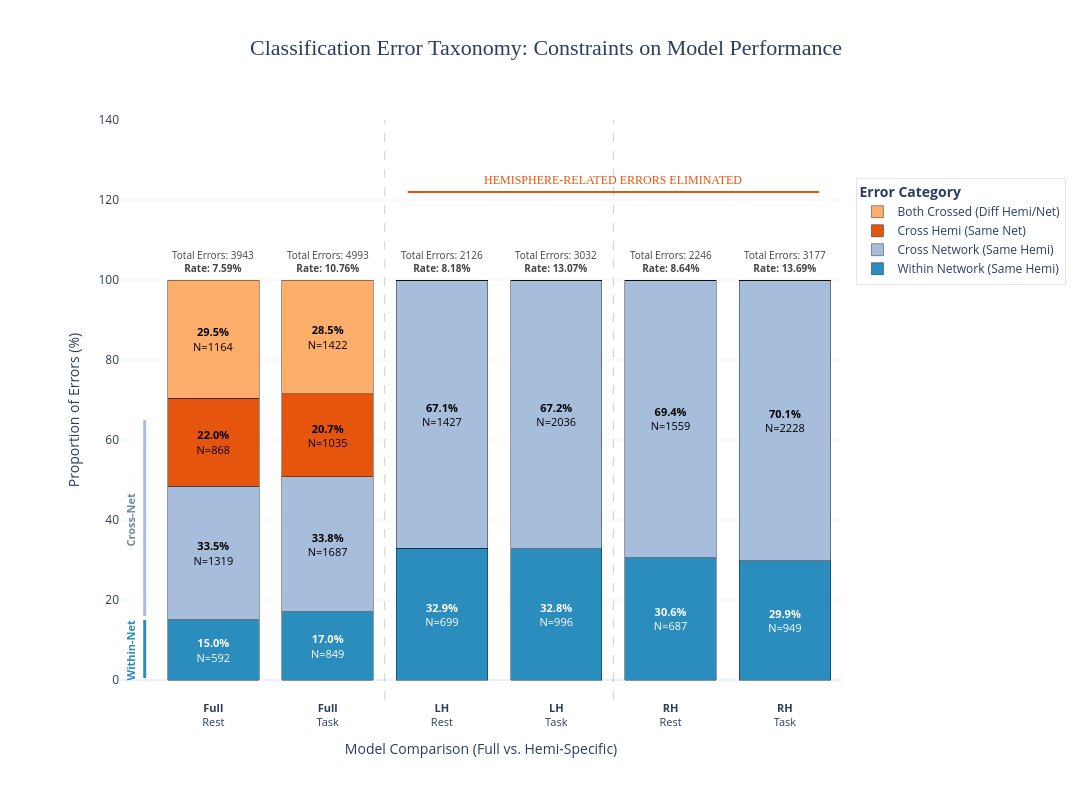

Notebook source saved alongside this figure:
### Code cell
import plotly.graph_objects as go
import numpy as np

def plot_error_taxonomy_publication(error_df):
    # 1. Prepare Data
    x_labels = [f"<b>{row['Model']}</b><br>{row['Data']}" for _, row in error_df.iterrows()]
    
    # Categories ordered for logical stacking (bottom to top)
    categories = [
        ('Within_Network', 'Within Network (Same Hemi)', '#2b8cbe'),  # Dark Blue
        ('Cross_Network', 'Cross Network (Same Hemi)', '#a6bddb'),   # Light Blue
        ('Cross_Hemi', 'Cross Hemi (Same Net)', '#e6550d'),         # Dark Orange
        ('Both_Crossed', 'Both Crossed (Diff Hemi/Net)', '#fdae6b')  # Light Orange
    ]

    fig = go.Figure()

    # 2. Add Stacked Bar Traces
    for col, label, color in categories:
        pcts = (error_df[col] / error_df['Total_Errors'] * 100)
        
        fig.add_trace(go.Bar(
            name=label,
            x=x_labels,
            y=pcts,
            marker_color=color,
            marker_line=dict(color='rgba(0,0,0,0.5)', width=0.8),
            # Precise labeling: % and raw N
            text=[f"<b>{p:.1f}%</b><br>N={int(c)}" if p > 6 else "" 
                  for p, c in zip(pcts, error_df[col])],
            textposition='inside',
            insidetextanchor='middle',
            textfont=dict(size=11, color='white' if 'Within_Network' in col else 'black'),
            hovertemplate="<b>%{x}</b><br>%{y:.1f}% of total errors<extra></extra>"
        ))

    # 3. Add Model Statistics above bars
    for i, (_, row) in enumerate(error_df.iterrows()):
        fig.add_annotation(
            x=x_labels[i], y=101,
            text=f"Total Errors: {int(row['Total_Errors'])}<br><b>Rate: {row['Error_Rate']:.2%}</b>",
            showarrow=False, font=dict(size=10, color="#444"), align="center", yshift=15
        )

    # 4. NETWORK-LEVEL ANNOTATIONS (LEFT BRACKET)
    # Highlight the distinction between within and cross network
    fig.add_shape(type="line", x0=-0.6, y0=0.5, x1=-0.6, y1=15, line=dict(color="#2b8cbe", width=3))
    fig.add_annotation(x=-0.65, y=7.5, text="Within-Net", textangle=-90, showarrow=False, 
                       font=dict(color="#2b8cbe", size=11, weight="bold"), xanchor="right")
    
    fig.add_shape(type="line", x0=-0.6, y0=16, x1=-0.6, y1=65, line=dict(color="#a6bddb", width=3))
    fig.add_annotation(x=-0.65, y=40, text="Cross-Net", textangle=-90, showarrow=False, 
                       font=dict(color="#6b8ba4", size=11, weight="bold"), xanchor="right")

    # 5. HEMISPHERE ELIMINATION ANNOTATION (RIGHT BRACKET)
    fig.add_vline(x=1.5, line_dash="dash", line_color="rgba(0,0,0,0.2)", line_width=1)
    fig.add_vline(x=3.5, line_dash="dash", line_color="rgba(0,0,0,0.2)", line_width=1)

    fig.add_shape(
        type="line", x0=1.7, y0=122, x1=5.3, y1=122,
        line=dict(color="#e6550d", width=2)
    )
    fig.add_annotation(
        x=3.5, y=125,
        text="HEMISPHERE-RELATED ERRORS ELIMINATED",
        showarrow=False,
        font=dict(size=12, color="#e6550d", family="Arial Black"),
    )

    # 6. Global Layout
    fig.update_layout(
        title=dict(
            text="Classification Error Taxonomy: Constraints on Model Performance",
            font=dict(size=22, family="Arial Black"), x=0.5, y=0.95
        ),
        barmode='stack',
        yaxis=dict(
            title="Proportion of Errors (%)", 
            range=[-5, 140], 
            tickfont=dict(size=12),
            gridcolor='rgba(0,0,0,0.05)'
        ),
        xaxis=dict(title="Model Comparison (Full vs. Hemi-Specific)", tickfont=dict(size=11)),
        legend=dict(
            title="<b>Error Category</b>", 
            orientation="v", 
            yanchor="top", y=0.9, 
            xanchor="left", x=1.02,
            bordercolor="rgba(0,0,0,0.1)", borderwidth=1
        ),
        template="plotly_white",
        width=1300, height=800,
        margin=dict(t=120, b=100, l=120, r=250)
    )

    return fig

fig = plot_error_taxonomy_publication(error_df)
fig.show()

### Figure 1 — Plotly figure (JSON) as saved in the notebook; plotly's stock layout.template omitted (floating-point values rounded to 4 significant figures)
{"data": [{"hovertemplate": "<b>%{x}</b><br>%{y:.1f}% of total errors<extra></extra>", "insidetextanchor": "middle", "marker": {"color": "#2b8cbe", "line": {"color": "rgba(0,0,0,0.5)", "width": 0.8}}, "name": "Within Network (Same Hemi)", "text": ["<b>15.0%</b><br>N=592", "<b>17.0%</b><br>N=849", "<b>32.9%</b><br>N=699", "<b>32.8%</b><br>N=996", "<b>30.6%</b><br>N=687", "<b>29.9%</b><br>N=949"], "textfont": {"color": "white", "size": 11}, "textposition": "inside", "type": "bar", "x": ["<b>Full</b><br>Rest", "<b>Full</b><br>Task", "<b>LH</b><br>Rest", "<b>LH</b><br>Task", "<b>RH</b><br>Rest", "<b>RH</b><br>Task"], "y": [15.01, 17.0, 32.88, 32.85, 30.59, 29.87]}, {"hovertemplate": "<b>%{x}</b><br>%{y:.1f}% of total errors<extra></extra>", "insidetextanchor": "middle", "marker": {"color": "#a6bddb", "line": {"color": "rgba(0,0,0,0.5)", "width": 0.8}}, "name": "Cross Network (Same Hemi)", "text": ["<b>33.5%</b><br>N=1319", "<b>33.8%</b><br>N=1687", "<b>67.1%</b><br>N=1427", "<b>67.2%</b><br>N=2036", "<b>69.4%</b><br>N=1559", "<b>70.1%</b><br>N=2228"], "textfont": {"color": "black", "size": 11}, "textposition": "inside", "type": "bar", "x": ["<b>Full</b><br>Rest", "<b>Full</b><br>Task", "<b>LH</b><br>Rest", "<b>LH</b><br>Task", "<b>RH</b><br>Rest", "<b>RH</b><br>Task"], "y": [33.45, 33.79, 67.12, 67.15, 69.41, 70.13]}, {"hovertemplate": "<b>%{x}</b><br>%{y:.1f}% of total errors<extra></extra>", "insidetextanchor": "middle", "marker": {"color": "#e6550d", "line": {"color": "rgba(0,0,0,0.5)", "width": 0.8}}, "name": "Cross Hemi (Same Net)", "text": ["<b>22.0%</b><br>N=868", "<b>20.7%</b><br>N=1035", "", "", "", ""], "textfont": {"color": "black", "size": 11}, "textposition": "inside", "type": "bar", "x": ["<b>Full</b><br>Rest", "<b>Full</b><br>Task", "<b>LH</b><br>Rest", "<b>LH</b><br>Task", "<b>RH</b><br>Rest", "<b>RH</b><br>Task"], "y": [22.01, 20.73, 0.0, 0.0, 0.0, 0.0]}, {"hovertemplate": "<b>%{x}</b><br>%{y:.1f}% of total errors<extra></extra>", "insidetextanchor": "middle", "marker": {"color": "#fdae6b", "line": {"color": "rgba(0,0,0,0.5)", "width": 0.8}}, "name": "Both Crossed (Diff Hemi/Net)", "text": ["<b>29.5%</b><br>N=1164", "<b>28.5%</b><br>N=1422", "", "", "", ""], "textfont": {"color": "black", "size": 11}, "textposition": "inside", "type": "bar", "x": ["<b>Full</b><br>Rest", "<b>Full</b><br>Task", "<b>LH</b><br>Rest", "<b>LH</b><br>Task", "<b>RH</b><br>Rest", "<b>RH</b><br>Task"], "y": [29.52, 28.48, 0.0, 0.0, 0.0, 0.0]}], "layout": {"annotations": [{"align": "center", "font": {"color": "#444", "size": 10}, "showarrow": false, "text": "Total Errors: 3943<br><b>Rate: 7.59%</b>", "x": "<b>Full</b><br>Rest", "y": 101, "yshift": 15}, {"align": "center", "font": {"color": "#444", "size": 10}, "showarrow": false, "text": "Total Errors: 4993<br><b>Rate: 10.76%</b>", "x": "<b>Full</b><br>Task", "y": 101, "yshift": 15}, {"align": "center", "font": {"color": "#444", "size": 10}, "showarrow": false, "text": "Total Errors: 2126<br><b>Rate: 8.18%</b>", "x": "<b>LH</b><br>Rest", "y": 101, "yshift": 15}, {"align": "center", "font": {"color": "#444", "size": 10}, "showarrow": false, "text": "Total Errors: 3032<br><b>Rate: 13.07%</b>", "x": "<b>LH</b><br>Task", "y": 101, "yshift": 15}, {"align": "center", "font": {"color": "#444", "size": 10}, "showarrow": false, "text": "Total Errors: 2246<br><b>Rate: 8.64%</b>", "x": "<b>RH</b><br>Rest", "y": 101, "yshift": 15}, {"align": "center", "font": {"color": "#444", "size": 10}, "showarrow": false, "text": "Total Errors: 3177<br><b>Rate: 13.69%</b>", "x": "<b>RH</b><br>Task", "y": 101, "yshift": 15}, {"font": {"color": "#2b8cbe", "size": 11, "weight": "bold"}, "showarrow": false, "text": "Within-Net", "textangle": -90, "x": -0.65, "xanchor": "right", "y": 7.5}, {"font": {"color": "#6b8ba4", "size": 11, "weight": "bold"}, "showarrow": false, "text": "Cross-Net", "textangle": -90, "x": -0.65, "xanchor": "right", "y": 40}, {"font": {"color": "#e6550d", "family": "Arial Black", "size": 12}, "showarrow": false, "text": "HEMISPHERE-RELATED ERRORS ELIMINATED", "x": 3.5, "y": 125}], "barmode": "stack", "height": 800, "legend": {"bordercolor": "rgba(0,0,0,0.1)", "borderwidth": 1, "orientation": "v", "title": {"text": "<b>Error Category</b>"}, "x": 1.02, "xanchor": "left", "y": 0.9, "yanchor": "top"}, "margin": {"b": 100, "l": 120, "r": 250, "t": 120}, "shapes": [{"line": {"color": "#2b8cbe", "width": 3}, "type": "line", "x0": -0.6, "x1": -0.6, "y0": 0.5, "y1": 15}, {"line": {"color": "#a6bddb", "width": 3}, "type": "line", "x0": -0.6, "x1": -0.6, "y0": 16, "y1": 65}, {"line": {"color": "rgba(0,0,0,0.2)", "dash": "dash", "width": 1}, "type": "line", "x0": 1.5, "x1": 1.5, "xref": "x", "y0": 0, "y1": 1, "yref": "y domain"}, {"line": {"color": "rgba(0,0,0,0.2)", "dash": "dash", "width": 1}, "type": "line", "x0": 3.5, "x1": 3.5, "xref": "x", "y0": 0, "y1": 1, "yref": "y domain"}, {"line": {"color": "#e6550d", "width": 2}, "type": "line", "x0": 1.7, "x1": 5.3, "y0": 122, "y1": 122}], "title": {"font": {"family": "Arial Black", "size": 22}, "text": "Classification Error Taxonomy: Constraints on Model Performance", "x": 0.5, "y": 0.95}, "width": 1300, "xaxis": {"tickfont": {"size": 11}, "title": {"text": "Model Comparison (Full vs. Hemi-Specific)"}}, "yaxis": {"gridcolor": "rgba(0,0,0,0.05)", "range": [-5, 140], "tickfont": {"size": 12}, "title": {"text": "Proportion of Errors (%)"}}}}
